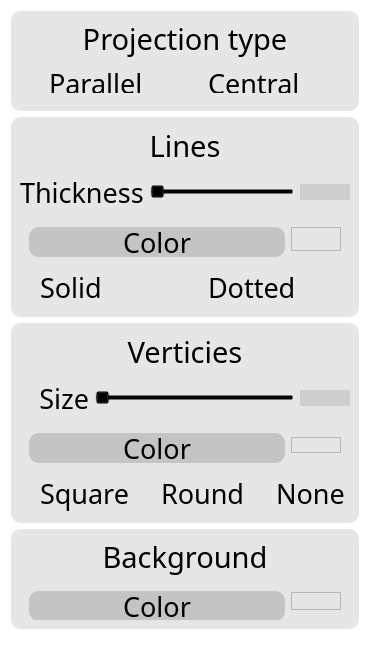
        <widget class="QWidget" name="widget" native="true">
         <property name="styleSheet">
          <string notr="true">.QWidget {background: transparent;}</string>
         </property>
         <layout class="QVBoxLayout" name="c3">
          <item>
           <widget class="QWidget" name="a_box_2" native="true">
            <property name="sizePolicy">
             <sizepolicy hsizetype="Expanding" vsizetype="Expanding">
              <horstretch>0</horstretch>
              <verstretch>0</verstretch>
             </sizepolicy>
            </property>
            <property name="minimumSize">
             <size>
              <width>0</width>
              <height>0</height>
             </size>
            </property>
            <property name="maximumSize">
             <size>
              <width>16777215</width>
              <height>100</height>
             </size>
            </property>
            <property name="font">
             <font>
              <pointsize>16</pointsize>
             </font>
            </property>
            <property name="styleSheet">
             <string notr="true">background-color: rgba(0, 0, 0, 0.1);
border-radius: 10px;</string>
            </property>
            <layout class="QVBoxLayout" name="verticalLayout_7">
             <item>
              <widget class="QLabel" name="label_5">
               <property name="sizePolicy">
                <sizepolicy hsizetype="Preferred" vsizetype="Fixed">
                 <horstretch>0</horstretch>
                 <verstretch>0</verstretch>
                </sizepolicy>
               </property>
               <property name="font">
                <font>
                 <family>Apple Symbols</family>
                 <pointsize>22</pointsize>
                </font>
               </property>
               <property name="styleSheet">
                <string notr="true">color: rgb(0, 0, 0);
background: transparent;</string>
               </property>
               <property name="text">
                <string>Projection type</string>
               </property>
               <property name="alignment">
                <set>Qt::AlignCenter</set>
               </property>
              </widget>
             </item>
             <item>
              <widget class="QWidget" name="widget" native="true">
               <property name="sizePolicy">
                <sizepolicy hsizetype="Preferred" vsizetype="Expanding">
                 <horstretch>0</horstretch>
                 <verstretch>0</verstretch>
                </sizepolicy>
               </property>
               <property name="styleSheet">
                <string notr="true">background: transparent;</string>
               </property>
               <layout class="QHBoxLayout" name="horizontalLayout_12">
                <item>
                 <widget class="QRadioButton" name="parallel_projection">
                  <property name="font">
                   <font>
                    <family>Apple Symbols</family>
                    <pointsize>20</pointsize>
                    <italic>false</italic>
                    <bold>false</bold>
                   </font>
                  </property>
                  <property name="styleSheet">
                   <string notr="true">color: rgb(0, 0, 0);
background: transparent;</string>
                  </property>
                  <property name="text">
                   <string>Parallel</string>
                  </property>
                 </widget>
                </item>
                <item>
                 <widget class="QRadioButton" name="central_projection">
                  <property name="font">
                   <font>
                    <family>Apple Symbols</family>
                    <pointsize>20</pointsize>
                    <bold>false</bold>
                   </font>
                  </property>
                  <property name="styleSheet">
                   <string notr="true">color: rgb(0, 0, 0);
background: transparent;</string>
                  </property>
                  <property name="text">
                   <string>Central</string>
                  </property>
                 </widget>
                </item>
               </layout>
              </widget>
             </item>
            </layout>
           </widget>
          </item>
          <item>
           <widget class="QWidget" name="b_box_2" native="true">
            <property name="sizePolicy">
             <sizepolicy hsizetype="Expanding" vsizetype="Expanding">
              <horstretch>0</horstretch>
              <verstretch>0</verstretch>
             </sizepolicy>
            </property>
            <property name="minimumSize">
             <size>
              <width>0</width>
              <height>0</height>
             </size>
            </property>
            <property name="maximumSize">
             <size>
              <width>78978</width>
              <height>200</height>
             </size>
            </property>
            <property name="font">
             <font>
              <pointsize>16</pointsize>
             </font>
            </property>
            <property name="styleSheet">
             <string notr="true">.QWidget {background-color: rgba(0, 0, 0, 0.1);
border-radius: 10px;}</string>
            </property>
            <layout class="QVBoxLayout" name="verticalLayout_9">
             <item>
              <widget class="QLabel" name="label_6">
               <property name="sizePolicy">
                <sizepolicy hsizetype="Preferred" vsizetype="Fixed">
                 <horstretch>0</horstretch>
                 <verstretch>0</verstretch>
                </sizepolicy>
               </property>
               <property name="font">
                <font>
                 <family>Apple Symbols</family>
                 <pointsize>22</pointsize>
                </font>
               </property>
               <property name="styleSheet">
                <string notr="true">color: rgb(0, 0, 0);
background: transparent;</string>
               </property>
               <property name="text">
                <string>Lines</string>
               </property>
               <property name="alignment">
                <set>Qt::AlignCenter</set>
               </property>
              </widget>
             </item>
             <item>
              <layout class="QHBoxLayout" name="line_thickness">
               <property name="spacing">
                <number>-1</number>
               </property>
               <item>
                <widget class="QLabel" name="line_thickness_label">
                 <property name="font">
                  <font>
                   <family>Apple Symbols</family>
                   <pointsize>20</pointsize>
                   <bold>false</bold>
                  </font>
                 </property>
                 <property name="styleSheet">
                  <string notr="true">color: rgb(0, 0, 0);
background: transparent;</string>
                 </property>
                 <property name="text">
                  <string>Thickness</string>
                 </property>
                </widget>
               </item>
               <item>
                <widget class="QSlider" name="line_thickness_slider">
                 <property name="maximumSize">
                  <size>
                   <width>235</width>
                   <height>16777215</height>
                  </size>
                 </property>
                 <property name="styleSheet">
                  <string notr="true">background: transparent;
height: 40px;</string>
                 </property>
                 <property name="orientation">
                  <enum>Qt::Horizontal</enum>
                 </property>
                </widget>
               </item>
               <item>
                <widget class="QLineEdit" name="line_thickness_input">
                 <property name="sizePolicy">
                  <sizepolicy hsizetype="Fixed" vsizetype="Fixed">
                   <horstretch>0</horstretch>
                   <verstretch>0</verstretch>
                  </sizepolicy>
                 </property>
                 <property name="maximumSize">
                  <size>
                   <width>50</width>
                   <height>16777215</height>
                  </size>
                 </property>
                 <property name="styleSheet">
                  <string notr="true">background-color: rgba(0, 0, 0, 0.1);
border-radius: 10px;</string>
                 </property>
                </widget>
               </item>
              </layout>
             </item>
             <item>
              <widget class="QWidget" name="widget" native="true">
               <property name="sizePolicy">
                <sizepolicy hsizetype="Preferred" vsizetype="Expanding">
                 <horstretch>0</horstretch>
                 <verstretch>0</verstretch>
                </sizepolicy>
               </property>
               <property name="styleSheet">
                <string notr="true">.QWidget {background: transparent;}</string>
               </property>
               <layout class="QHBoxLayout" name="line_color">
                <property name="spacing">
                 <number>-1</number>
                </property>
                <item>
                 <widget class="QPushButton" name="choose_line_color">
                  <property name="sizePolicy">
                   <sizepolicy hsizetype="Expanding" vsizetype="Fixed">
                    <horstretch>0</horstretch>
                    <verstretch>0</verstretch>
                   </sizepolicy>
                  </property>
                  <property name="minimumSize">
                   <size>
                    <width>50</width>
                    <height>30</height>
                   </size>
                  </property>
                  <property name="maximumSize">
                   <size>
                    <width>300</width>
                    <height>16777215</height>
                   </size>
                  </property>
                  <property name="font">
                   <font>
                    <family>Apple Symbols</family>
                    <pointsize>20</pointsize>
                   </font>
                  </property>
                  <property name="styleSheet">
                   <string notr="true">color: black; 
background-color: rgba(0, 0, 0, 0.15);
border-radius: 10px;</string>
                  </property>
                  <property name="text">
                   <string>Color</string>
                  </property>
                 </widget>
                </item>
                <item>
                 <widget class="QLabel" name="line_color_label">
                  <property name="enabled">
                   <bool>true</bool>
                  </property>
                  <property name="sizePolicy">
                   <sizepolicy hsizetype="Expanding" vsizetype="Fixed">
                    <horstretch>0</horstretch>
                    <verstretch>0</verstretch>
                   </sizepolicy>
                  </property>
                  <property name="minimumSize">
                   <size>
                    <width>50</width>
                    <height>0</height>
                   </size>
                  </property>
                  <property name="maximumSize">
                   <size>
                    <width>50</width>
                    <height>16777215</height>
                   </size>
                  </property>
                  <property name="font">
                   <font>
                    <pointsize>16</pointsize>
                    <strikeout>false</strikeout>
                   </font>
                  </property>
                  <property name="layoutDirection">
                   <enum>Qt::LeftToRight</enum>
                  </property>
                  <property name="frameShape">
                   <enum>QFrame::StyledPanel</enum>
                  </property>
                  <property name="lineWidth">
                   <number>2</number>
                  </property>
                  <property name="text">
                   <string/>
                  </property>
                  <property name="alignment">
                   <set>Qt::AlignRight|Qt::AlignTrailing|Qt::AlignVCenter</set>
                  </property>
                  <property name="indent">
                   <number>0</number>
                  </property>
                 </widget>
                </item>
               </layout>
              </widget>
             </item>
             <item>
              <layout class="QHBoxLayout" name="line_type">
               <item>
                <widget class="QRadioButton" name="solid_line">
                 <property name="maximumSize">
                  <size>
                   <width>200</width>
                   <height>16777215</height>
                  </size>
                 </property>
                 <property name="font">
                  <font>
                   <family>Apple Symbols</family>
                   <pointsize>20</pointsize>
                   <bold>false</bold>
                  </font>
                 </property>
                 <property name="styleSheet">
                  <string notr="true">color: rgb(0, 0, 0);
background: transparent;</string>
                 </property>
                 <property name="text">
                  <string>Solid</string>
                 </property>
                </widget>
               </item>
               <item>
                <widget class="QRadioButton" name="dashed_line">
                 <property name="maximumSize">
                  <size>
                   <width>200</width>
                   <height>16777215</height>
                  </size>
                 </property>
                 <property name="font">
                  <font>
                   <family>Apple Symbols</family>
                   <pointsize>20</pointsize>
                   <bold>false</bold>
                  </font>
                 </property>
                 <property name="styleSheet">
                  <string notr="true">color: rgb(0, 0, 0);
background: transparent;</string>
                 </property>
                 <property name="text">
                  <string>Dotted</string>
                 </property>
                </widget>
               </item>
              </layout>
             </item>
            </layout>
           </widget>
          </item>
          <item>
           <widget class="QWidget" name="c_box_2" native="true">
            <property name="sizePolicy">
             <sizepolicy hsizetype="MinimumExpanding" vsizetype="Expanding">
              <horstretch>0</horstretch>
              <verstretch>0</verstretch>
             </sizepolicy>
            </property>
            <property name="minimumSize">
             <size>
              <width>0</width>
              <height>0</height>
             </size>
            </property>
            <property name="maximumSize">
             <size>
              <width>16777215</width>
              <height>200</height>
             </size>
            </property>
            <property name="font">
             <font>
              <pointsize>16</pointsize>
             </font>
            </property>
            <property name="styleSheet">
             <string notr="true">
.QWidget {background-color: rgba(0, 0, 0, 0.1);
border-radius: 10px;
}</string>
            </property>
            <layout class="QVBoxLayout" name="verticalLayout_10">
             <item>
              <widget class="QLabel" name="label_7">
               <property name="sizePolicy">
                <sizepolicy hsizetype="Preferred" vsizetype="Fixed">
                 <horstretch>0</horstretch>
                 <verstretch>0</verstretch>
                </sizepolicy>
               </property>
               <property name="font">
                <font>
                 <family>Apple Symbols</family>
                 <pointsize>22</pointsize>
                </font>
               </property>
               <property name="styleSheet">
                <string notr="true">color: rgb(0, 0, 0);
background: transparent;</string>
               </property>
               <property name="text">
                <string>Verticies</string>
               </property>
               <property name="alignment">
                <set>Qt::AlignCenter</set>
               </property>
              </widget>
             </item>
             <item>
              <layout class="QHBoxLayout" name="dot_size">
               <item>
                <widget class="QLabel" name="dot_size_label">
                 <property name="font">
                  <font>
                   <family>Apple Symbols</family>
                   <pointsize>20</pointsize>
                   <bold>false</bold>
                  </font>
                 </property>
                 <property name="styleSheet">
                  <string notr="true">color: rgb(0, 0, 0);
background: transparent;</string>
                 </property>
                 <property name="text">
                  <string>Size</string>
                 </property>
                 <property name="alignment">
                  <set>Qt::AlignRight|Qt::AlignTrailing|Qt::AlignVCenter</set>
                 </property>
                </widget>
               </item>
               <item>
                <widget class="QSlider" name="dot_size_slider">
                 <property name="sizePolicy">
                  <sizepolicy hsizetype="Expanding" vsizetype="Fixed">
                   <horstretch>0</horstretch>
                   <verstretch>0</verstretch>
                  </sizepolicy>
                 </property>
                 <property name="maximumSize">
                  <size>
                   <width>199</width>
                   <height>16777215</height>
                  </size>
                 </property>
                 <property name="styleSheet">
                  <string notr="true">background: transparent;
height: 40px;</string>
                 </property>
                 <property name="orientation">
                  <enum>Qt::Horizontal</enum>
                 </property>
                </widget>
               </item>
               <item>
                <widget class="QLineEdit" name="dot_size_input">
                 <property name="maximumSize">
                  <size>
                   <width>50</width>
                   <height>16777215</height>
                  </size>
                 </property>
                 <property name="styleSheet">
                  <string notr="true">background-color: rgba(0, 0, 0, 0.1);
border-radius: 10px;</string>
                 </property>
                </widget>
               </item>
              </layout>
             </item>
             <item>
              <widget class="QWidget" name="widget" native="true">
               <property name="sizePolicy">
                <sizepolicy hsizetype="Preferred" vsizetype="Expanding">
                 <horstretch>0</horstretch>
                 <verstretch>0</verstretch>
                </sizepolicy>
               </property>
               <property name="styleSheet">
                <string notr="true">.QWidget {background: transparent;}</string>
               </property>
               <layout class="QHBoxLayout" name="dot_color">
                <item>
                 <widget class="QPushButton" name="choose_dot_color">
                  <property name="sizePolicy">
                   <sizepolicy hsizetype="Expanding" vsizetype="Fixed">
                    <horstretch>0</horstretch>
                    <verstretch>0</verstretch>
                   </sizepolicy>
                  </property>
                  <property name="minimumSize">
                   <size>
                    <width>0</width>
                    <height>30</height>
                   </size>
                  </property>
                  <property name="font">
                   <font>
                    <family>Apple Symbols</family>
                    <pointsize>20</pointsize>
                   </font>
                  </property>
                  <property name="styleSheet">
                   <string notr="true">color: black; 
background-color: rgba(0, 0, 0, 0.15);
border-radius: 10px;</string>
                  </property>
                  <property name="text">
                   <string>Color</string>
                  </property>
                 </widget>
                </item>
                <item>
                 <widget class="QLabel" name="dot_color_label">
                  <property name="enabled">
                   <bool>true</bool>
                  </property>
                  <property name="sizePolicy">
                   <sizepolicy hsizetype="Expanding" vsizetype="Fixed">
                    <horstretch>0</horstretch>
                    <verstretch>0</verstretch>
                   </sizepolicy>
                  </property>
                  <property name="minimumSize">
                   <size>
                    <width>0</width>
                    <height>0</height>
                   </size>
                  </property>
                  <property name="maximumSize">
                   <size>
                    <width>50</width>
                    <height>16777215</height>
                   </size>
                  </property>
                  <property name="autoFillBackground">
                   <bool>false</bool>
                  </property>
                  <property name="frameShape">
                   <enum>QFrame::StyledPanel</enum>
                  </property>
                  <property name="text">
                   <string/>
                  </property>
                 </widget>
                </item>
               </layout>
              </widget>
             </item>
             <item>
              <layout class="QHBoxLayout" name="dot_type">
               <item>
                <widget class="QRadioButton" name="squared_dot">
                 <property name="font">
                  <font>
                   <family>Apple Symbols</family>
                   <pointsize>20</pointsize>
                   <bold>false</bold>
                  </font>
                 </property>
                 <property name="styleSheet">
                  <string notr="true">color: rgb(0, 0, 0);
background: transparent;</string>
                 </property>
                 <property name="text">
                  <string>Square</string>
                 </property>
                </widget>
               </item>
               <item>
                <widget class="QRadioButton" name="round_dot">
                 <property name="font">
                  <font>
                   <family>Apple Symbols</family>
                   <pointsize>20</pointsize>
                   <bold>false</bold>
                  </font>
                 </property>
                 <property name="styleSheet">
                  <string notr="true">color: rgb(0, 0, 0);
background: transparent;</string>
                 </property>
                 <property name="text">
                  <string>Round</string>
                 </property>
                </widget>
               </item>
               <item>
                <widget class="QRadioButton" name="none_dot">
                 <property name="font">
                  <font>
                   <family>Apple Symbols</family>
                   <pointsize>20</pointsize>
                  </font>
                 </property>
                 <property name="styleSheet">
                  <string notr="true">color: rgb(0, 0, 0);
background: transparent;</string>
                 </property>
                 <property name="text">
                  <string>None</string>
                 </property>
                </widget>
               </item>
              </layout>
             </item>
            </layout>
           </widget>
          </item>
          <item>
           <widget class="QWidget" name="d_box" native="true">
            <property name="sizePolicy">
             <sizepolicy hsizetype="Expanding" vsizetype="Expanding">
              <horstretch>0</horstretch>
              <verstretch>0</verstretch>
             </sizepolicy>
            </property>
            <property name="minimumSize">
             <size>
              <width>0</width>
              <height>0</height>
             </size>
            </property>
            <property name="maximumSize">
             <size>
              <width>16777215</width>
              <height>100</height>
             </size>
            </property>
            <property name="font">
             <font>
              <pointsize>16</pointsize>
             </font>
            </property>
            <property name="styleSheet">
             <string notr="true">.QWidget {background-color: rgba(0, 0, 0, 0.1);
border-radius: 10px;
}</string>
            </property>
            <layout class="QVBoxLayout" name="verticalLayout">
             <item>
              <widget class="QLabel" name="label_8">
               <property name="sizePolicy">
                <sizepolicy hsizetype="Preferred" vsizetype="Fixed">
                 <horstretch>0</horstretch>
                 <verstretch>0</verstretch>
                </sizepolicy>
               </property>
               <property name="font">
                <font>
                 <family>Apple Symbols</family>
                 <pointsize>22</pointsize>
                </font>
               </property>
               <property name="styleSheet">
                <string notr="true">color: rgb(0, 0, 0);
background: transparent;</string>
               </property>
               <property name="text">
                <string>Background</string>
               </property>
               <property name="alignment">
                <set>Qt::AlignCenter</set>
               </property>
              </widget>
             </item>
             <item>
              <widget class="QWidget" name="widget" native="true">
               <property name="sizePolicy">
                <sizepolicy hsizetype="Preferred" vsizetype="Expanding">
                 <horstretch>0</horstretch>
                 <verstretch>0</verstretch>
                </sizepolicy>
               </property>
               <property name="styleSheet">
                <string notr="true">.QWidget {background: transparent;}</string>
               </property>
               <layout class="QHBoxLayout" name="horizontalLayout_3">
                <item>
                 <widget class="QPushButton" name="choose_background_color">
                  <property name="sizePolicy">
                   <sizepolicy hsizetype="Expanding" vsizetype="Fixed">
                    <horstretch>0</horstretch>
                    <verstretch>0</verstretch>
                   </sizepolicy>
                  </property>
                  <property name="minimumSize">
                   <size>
                    <width>0</width>
                    <height>30</height>
                   </size>
                  </property>
                  <property name="font">
                   <font>
                    <family>Apple Symbols</family>
                    <pointsize>20</pointsize>
                   </font>
                  </property>
                  <property name="styleSheet">
                   <string notr="true">color: black; 
background-color: rgba(0, 0, 0, 0.15);
border-radius: 10px;</string>
                  </property>
                  <property name="text">
                   <string>Color</string>
                  </property>
                 </widget>
                </item>
                <item>
                 <widget class="QLabel" name="background_color_label">
                  <property name="sizePolicy">
                   <sizepolicy hsizetype="Expanding" vsizetype="Fixed">
                    <horstretch>0</horstretch>
                    <verstretch>0</verstretch>
                   </sizepolicy>
                  </property>
                  <property name="minimumSize">
                   <size>
                    <width>0</width>
                    <height>18</height>
                   </size>
                  </property>
                  <property name="maximumSize">
                   <size>
                    <width>50</width>
                    <height>16777215</height>
                   </size>
                  </property>
                  <property name="frameShape">
                   <enum>QFrame::StyledPanel</enum>
                  </property>
                  <property name="text">
                   <string/>
                  </property>
                 </widget>
                </item>
               </layout>
              </widget>
             </item>
            </layout>
           </widget>
          </item>
          <item>
           <widget class="QWidget" name="widget_2" native="true">
            <property name="sizePolicy">
             <sizepolicy hsizetype="Expanding" vsizetype="Expanding">
              <horstretch>0</horstretch>
              <verstretch>0</verstretch>
             </sizepolicy>
            </property>
            <property name="minimumSize">
             <size>
              <width>0</width>
              <height>0</height>
             </size>
            </property>
            <property name="maximumSize">
             <size>
              <width>16777215</width>
              <height>125</height>
             </size>
            </property>
            <property name="styleSheet">
             <string notr="true">background: transparent;</string>
            </property>
            <layout class="QHBoxLayout" name="horizontalLayout_4"/>
           </widget>
          </item>
         </layout>
        </widget>
